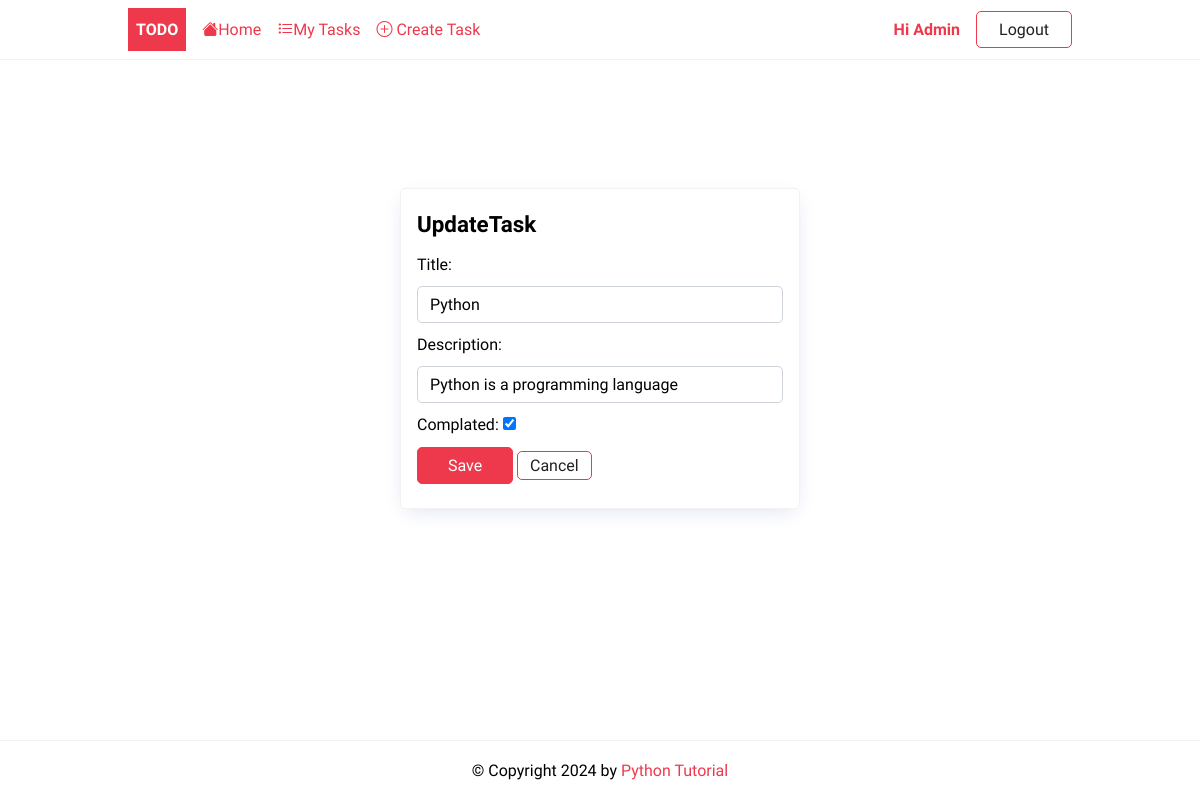
Page /task/update/3/ (signed in) on the committed database.
### todo/models.py (models this page shows, shortened)
class Task(models.Model):
    title = models.CharField(max_length=255)
    description = models.CharField( max_length=255 , null=True , blank=True)
    complated = models.BooleanField(default = False)
    created_at = models.DateTimeField(auto_now_add=True)
    user = models.ForeignKey(User,on_delete=models.CASCADE,null=True,blank=True)
    class Meta:
        ordering = ['complated']

### todo/views.py (the view, shortened to what this page needs)
# urls.py: path('task/update/<int:pk>/',TaskUpdate.as_view(),name='task-update'),
class TaskUpdate(LoginRequiredMixin,UpdateView):
    model = Task
    fields = ['title','description','complated']
    success_url = reverse_lazy('tasks')

### todo/templates/todo/task_form.html (shortened to what this page needs)
{% extends 'base.html' %}
{% block content %}
<div class="center">
    <form method="post" novalidate class="card">
        <h2>{% if task %}Update{% else %}Create{% endif %}Task</h2>
        {% for field in form %}
            {% if field.name == 'complated' %}
                <p>
                    {{field.label_tag}}
                    {{field}}
                </p>
            {% else %}
            {{field.label_tag}}
            {{field}}
        {% endif %}
        {% endfor %}
        <div class="form_buttons">
            <input type="submit" value="Save" class="btn btn-primary">
            <a href="{% url 'tasks' %}" class="btn btn-outline">Cancel</a>
        </div>
    </form>
</div>
{% endblock content %}

### templates/base.html (shortened to what this page needs)
{% load static %}
<!DOCTYPE html>
<html lang="en">
<head>
    <link rel="stylesheet" href="{% static 'css/style.css' %}">
</head>
<body>
    <header class="header">
        <div class="container">
            <a href="{% url 'home' %}" class="logo">Todo</a>
            <nav class="nav">
                <a href="{% url 'home' %}"><i class="bi bi-house-fill"></i>Home</a>
                    {% if request.user.is_authenticated %}
                        <a href="{% url 'tasks' %}"><i class="bi bi-list-task"></i>My Tasks</a>
                        <a href="{% url 'task-create' %}"><i class="bi bi-plus-circle"></i> Create Task</a>
                        <a href="{% url 'profile' %}" title="Update my profile">Hi {{request.user | title}}</a>
                        <a href="{% url 'logout' %}" class=" btn btn-outline">Logout</a>
                    {% else %}
                            <a href="{% url 'login' %}" class="btn btn-outline">Login</a>
                        <a href="{% url 'signup' %}" class="btn btn-primary">Join Now</a>
                    {% endif %}
            </nav>
        </div>
    </header>
    <main>
        <div class="container">
            {% block content %}
            {% endblock content %}
        </div>
    </main>
    <footer class="footer">
        <div class="container">
            <p>&copy; Copyright {% now "Y" %} by <a href="https://www.pythontutorial.net">Python Tutorial</a></p>
        </div>
    </footer>
</body>
</html>

### static/css/style.css (style rules this page uses)
:root { --color-primary: #ee394c; --color-secondary: #86b7fe; --color-light: #f2f2f2; --color-gray: #ced4da; --color-dark: #212121; --color-white: #ffffff; --color-error: #e2442f; --color-warning: #ffc900; --color-info: #02a2b9; --color-success: #1ba345; --color-input: #00d1b2; --border-radius: 5px; }
* { margin: 0; padding: 0; box-sizing: border-box; text-rendering: optimizeLegibility; }
html, body { height: 100%; }
input, button, textarea { font: inherit; }
body { font-family: 'Dosis', sans-serif; font-size: 1rem; line-height: 1.7; display: flex; flex-direction: column; }
h2 { font-size: 1.4rem; }
a { color: var(--color-primary); text-decoration: none; }
.container { max-width: 960px; margin: 0 auto; padding: 0.5rem; }
.header { border-bottom: solid 1px var(--color-light); }
.header .container { display: flex; align-items: center; gap:1rem; }
.nav { display:flex; gap:1rem; align-items: center; justify-content: center; flex-basis: 100%; }
.nav a:nth-last-child(2) { margin-left: auto; font-weight: bold; }
.logo { padding: 0.5rem; background-color: var(--color-primary); text-decoration: none; color: var(--color-white); font-weight: bold; text-transform: uppercase; }
.card { border: solid 1px var(--color-light); padding: 1rem; border-radius: var(--border-radius); box-shadow: rgb(11 43 158 / 15%) 0px 6px 20px -6px; min-width: 400px; }
form > * { display: block; margin-bottom: 0.5rem; }
input[type='text'], input[type='email'], input[type='password'], textarea { border-radius: var(--border-radius); border: solid 1px var(--color-gray); width: 100%; padding: 0.25rem 0.75rem; }
.footer p { text-align: center; }
.footer { margin-top: auto; padding: 0.5rem 0; border-top: solid 1px var(--color-light); }
.btn { padding: 0.25rem 0.75rem; border-radius: var(--border-radius); background-color: var(--color-white); border: solid 1px var(--color-white); color: var(--color-dark); cursor: pointer; text-decoration: none; font-size: 1rem; min-width: 6rem; text-align: center; }
.btn-outline { border: solid 1px var(--color-primary); }
.btn-primary { border: solid 1px var(--color-primary); background-color: var(--color-primary); color: var(--color-white); }
.center { display: flex; flex-direction: column; align-items: center; justify-content: center; min-height: 70vh; }

### rows in the picture
Task: form "Python" "Python is a programming language", form "☑"

### other values in the picture
{{ request.user | title }} "Admin"
{{ field.label_tag }} "Title:" "Description:"
{{ field.label_tag }} "Complated:"
